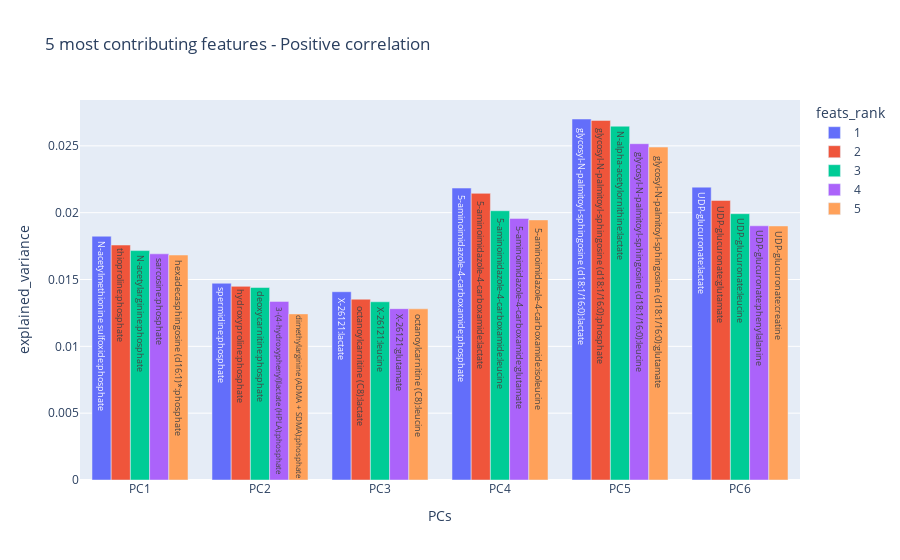

Notebook code cell kept with this figure:
### Code cell
import plotly.express as px

df2 = plotly_df.sort_values(['feats_rank', 'PCs']).reset_index(drop=True)
df2['feats_rank'] = df2['feats_rank'].astype(str) # if not as object type, barmode='group' does not work

fig = px.bar(df2, x='PCs', y='explained_variance', color='feats_rank', text='Features', barmode='group', title='5 most contributing features - Positive correlation')


fig.show()

### Figure 1 — Plotly figure (JSON) as saved in the notebook; plotly's stock layout.template omitted (floating-point values rounded to 4 significant figures)
{"data": [{"alignmentgroup": "True", "hovertemplate": "feats_rank=1<br>PCs=%{x}<br>explained_variance=%{y}<br>Features=%{text}<extra></extra>", "legendgroup": "1", "marker": {"color": "#636efa", "pattern": {"shape": ""}}, "name": "1", "offsetgroup": "1", "orientation": "v", "showlegend": true, "text": ["N-acetylmethionine sulfoxide:phosphate", "spermidine:phosphate", "X-26121:lactate", "5-aminoimidazole-4-carboxamide:phosphate", "glycosyl-N-palmitoyl-sphingosine (d18:1/16:0):lactate", "UDP-glucuronate:lactate"], "textposition": "auto", "type": "bar", "x": ["PC1", "PC2", "PC3", "PC4", "PC5", "PC6"], "xaxis": "x", "y": [0.01824, 0.01472, 0.01409, 0.02184, 0.02701, 0.02191], "yaxis": "y"}, {"alignmentgroup": "True", "hovertemplate": "feats_rank=2<br>PCs=%{x}<br>explained_variance=%{y}<br>Features=%{text}<extra></extra>", "legendgroup": "2", "marker": {"color": "#EF553B", "pattern": {"shape": ""}}, "name": "2", "offsetgroup": "2", "orientation": "v", "showlegend": true, "text": ["thioproline:phosphate", "hydroxyproline:phosphate", "octanoylcarnitine (C8):lactate", "5-aminoimidazole-4-carboxamide:lactate", "glycosyl-N-palmitoyl-sphingosine (d18:1/16:0):phosphate", "UDP-glucuronate:glutamate"], "textposition": "auto", "type": "bar", "x": ["PC1", "PC2", "PC3", "PC4", "PC5", "PC6"], "xaxis": "x", "y": [0.01758, 0.01449, 0.01352, 0.02145, 0.0269, 0.02091], "yaxis": "y"}, {"alignmentgroup": "True", "hovertemplate": "feats_rank=3<br>PCs=%{x}<br>explained_variance=%{y}<br>Features=%{text}<extra></extra>", "legendgroup": "3", "marker": {"color": "#00cc96", "pattern": {"shape": ""}}, "name": "3", "offsetgroup": "3", "orientation": "v", "showlegend": true, "text": ["N-acetylarginine:phosphate", "deoxycarnitine:phosphate", "X-26121:leucine", "5-aminoimidazole-4-carboxamide:leucine", "N-alpha-acetylornithine:lactate", "UDP-glucuronate:leucine"], "textposition": "auto", "type": "bar", "x": ["PC1", "PC2", "PC3", "PC4", "PC5", "PC6"], "xaxis": "x", "y": [0.01716, 0.0144, 0.01333, 0.02015, 0.02647, 0.01992], "yaxis": "y"}, {"alignmentgroup": "True", "hovertemplate": "feats_rank=4<br>PCs=%{x}<br>explained_variance=%{y}<br>Features=%{text}<extra></extra>", "legendgroup": "4", "marker": {"color": "#ab63fa", "pattern": {"shape": ""}}, "name": "4", "offsetgroup": "4", "orientation": "v", "showlegend": true, "text": ["sarcosine:phosphate", "3-(4-hydroxyphenyl)lactate (HPLA):phosphate", "X-26121:glutamate", "5-aminoimidazole-4-carboxamide:glutamate", "glycosyl-N-palmitoyl-sphingosine (d18:1/16:0):leucine", "UDP-glucuronate:phenylalanine"], "textposition": "auto", "type": "bar", "x": ["PC1", "PC2", "PC3", "PC4", "PC5", "PC6"], "xaxis": "x", "y": [0.01692, 0.01336, 0.01282, 0.01957, 0.02516, 0.01902], "yaxis": "y"}, {"alignmentgroup": "True", "hovertemplate": "feats_rank=5<br>PCs=%{x}<br>explained_variance=%{y}<br>Features=%{text}<extra></extra>", "legendgroup": "5", "marker": {"color": "#FFA15A", "pattern": {"shape": ""}}, "name": "5", "offsetgroup": "5", "orientation": "v", "showlegend": true, "text": ["hexadecasphingosine (d16:1)*:phosphate", "dimethylarginine (ADMA + SDMA):phosphate", "octanoylcarnitine (C8):leucine", "5-aminoimidazole-4-carboxamide:isoleucine", "glycosyl-N-palmitoyl-sphingosine (d18:1/16:0):glutamate", "UDP-glucuronate:creatine"], "textposition": "auto", "type": "bar", "x": ["PC1", "PC2", "PC3", "PC4", "PC5", "PC6"], "xaxis": "x", "y": [0.01683, 0.01243, 0.01281, 0.01946, 0.02491, 0.01901], "yaxis": "y"}], "layout": {"barmode": "group", "legend": {"title": {"text": "feats_rank"}, "tracegroupgap": 0}, "title": {"text": "5 most contributing features - Positive correlation"}, "xaxis": {"anchor": "y", "domain": [0, 1], "title": {"text": "PCs"}}, "yaxis": {"anchor": "x", "domain": [0, 1], "title": {"text": "explained_variance"}}}}
